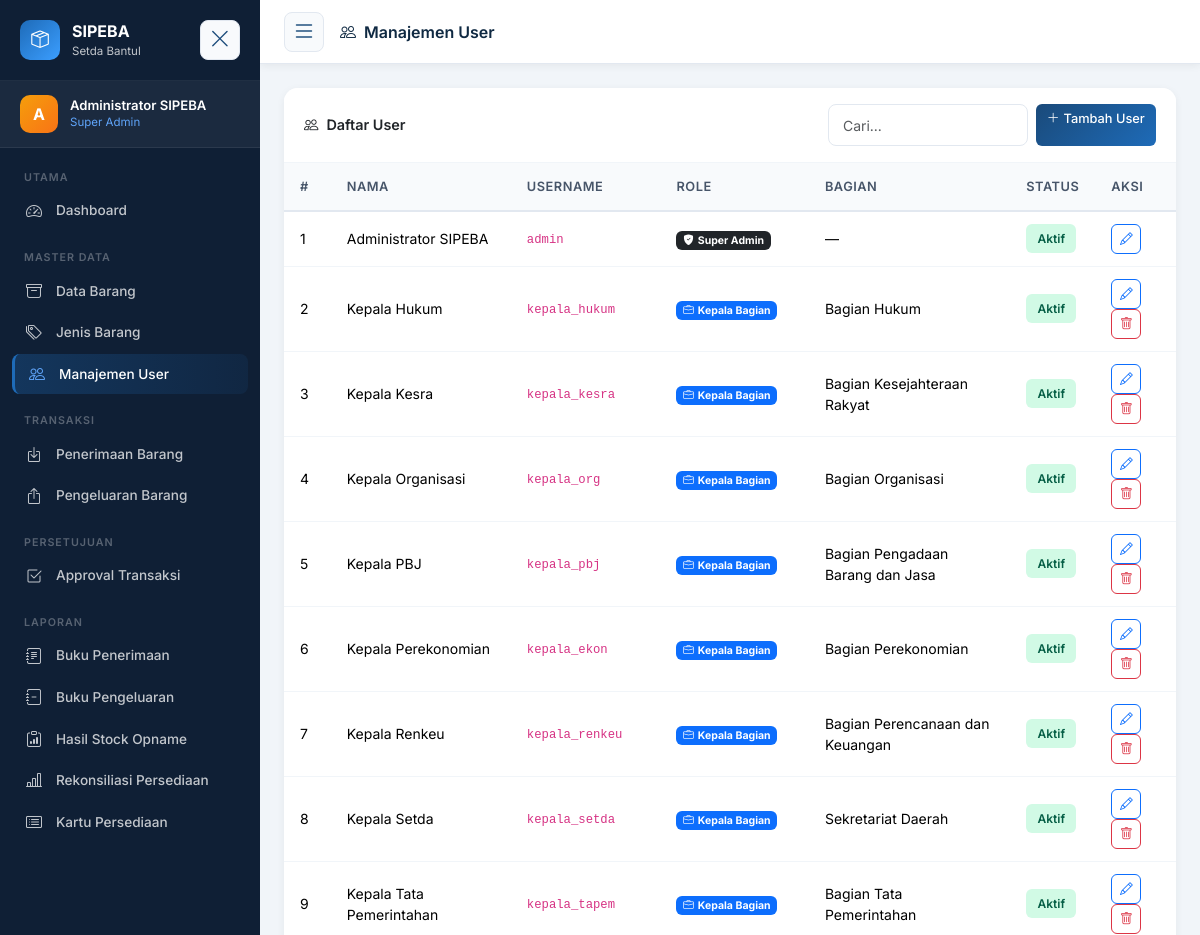
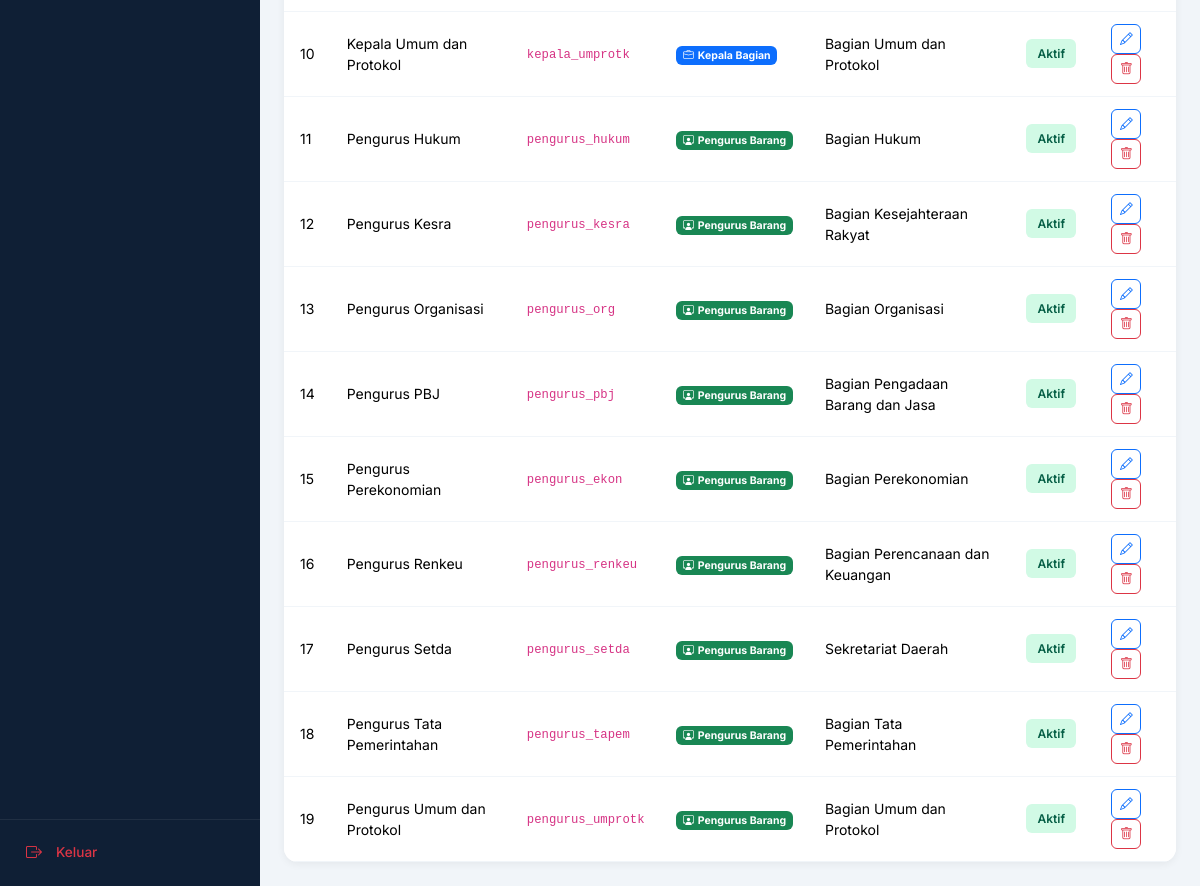
/master_data/users/index.php (signed in), run on an earlier commit of the app's database (2 pictures, top to bottom).
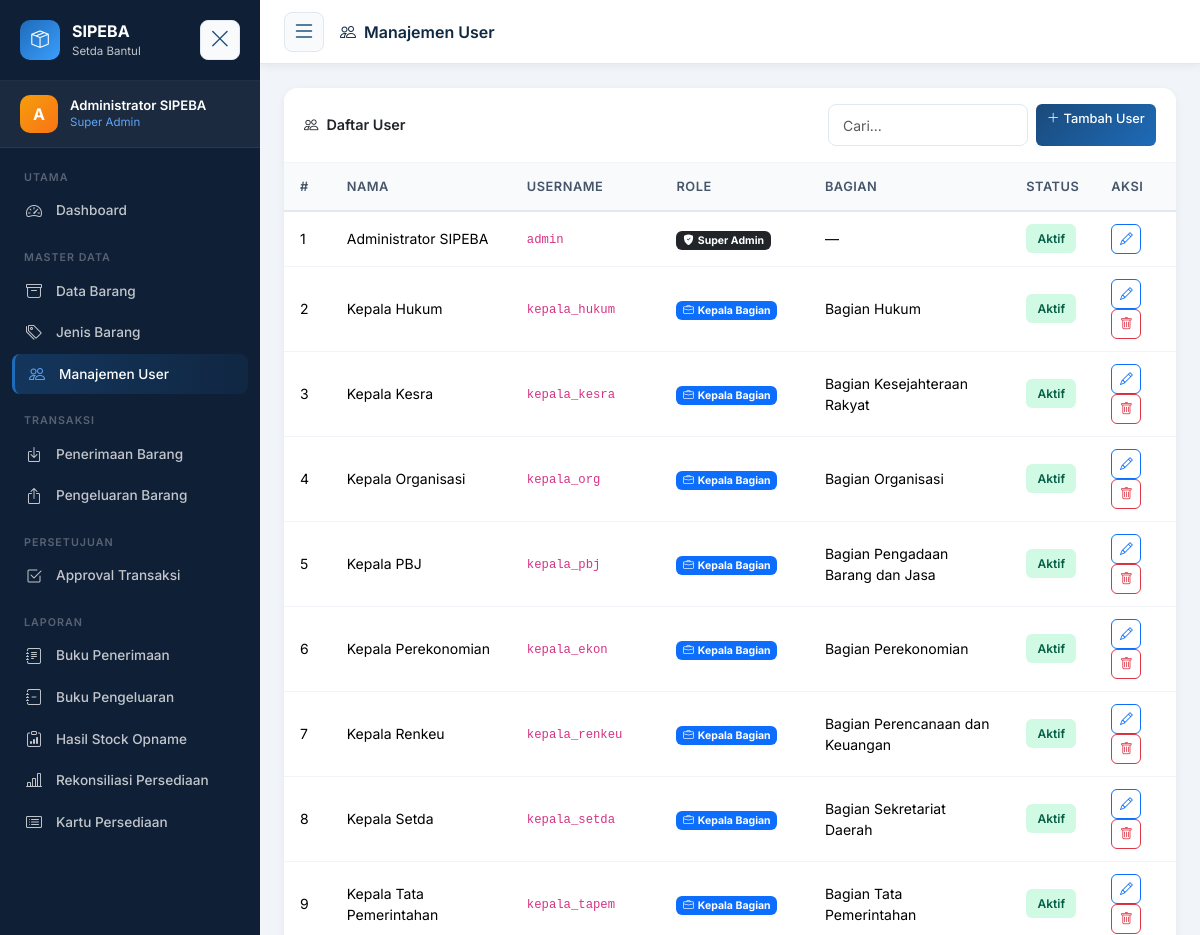
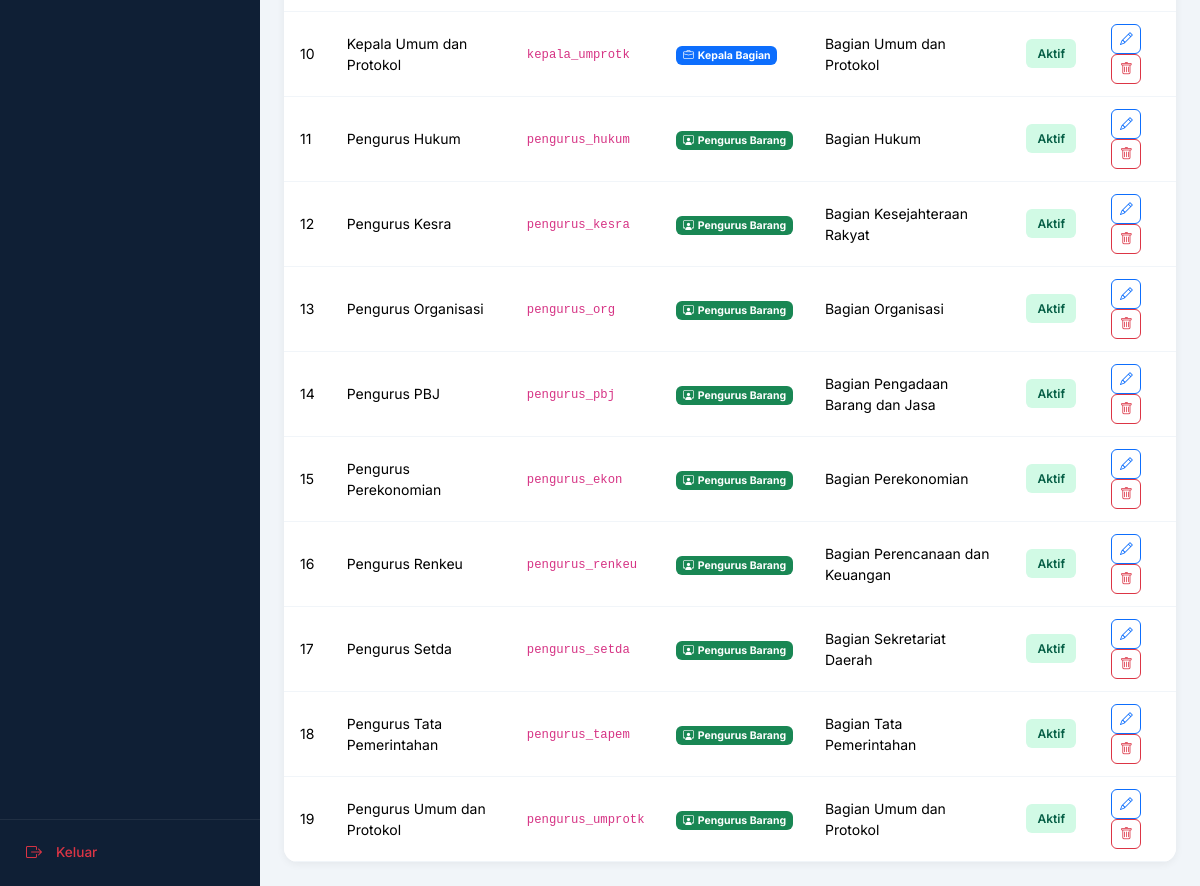
And on a later commit of the database (2 pictures, top to bottom).
### tables this page shows
CREATE TABLE `users` (
  `id` int(10) UNSIGNED NOT NULL,
  `nama` varchar(100) NOT NULL,
  `username` varchar(50) NOT NULL,
  `password` varchar(255) NOT NULL,
  `role` enum('superadmin','kepala','pengurus') NOT NULL,
  `id_bagian` int(10) UNSIGNED DEFAULT NULL,
  `is_active` tinyint(1) DEFAULT 1,
  `created_at` timestamp NOT NULL DEFAULT current_timestamp()
);

CREATE TABLE `bagian` (
  `id` int(10) UNSIGNED NOT NULL,
  `kode` varchar(10) NOT NULL,
  `nama` varchar(100) NOT NULL,
  `created_at` timestamp NOT NULL DEFAULT current_timestamp()
);

### config/auth.php (called while the page is built, shortened)
<?php
function getCurrentUser(): array {
    return $_SESSION['user'] ?? [];
}
function getUserRole(): string {
    return $_SESSION['user']['role'] ?? '';
}
function getUserId(): int {
    return (int)($_SESSION['user_id'] ?? 0);
}

### master_data/users/index.php (the view, shortened to what this page needs)
<?php
require_once __DIR__ . '/../../config/bootstrap.php';
$users = $conn->query("
    SELECT u.*, b.nama AS nama_bagian
    FROM users u LEFT JOIN bagian b ON u.id_bagian=b.id
    ORDER BY u.role, u.nama
");
include BASE_PATH . '/includes/header.php';
include BASE_PATH . '/includes/sidebar.php';
?>
<div class="main-content">
  <div class="topbar">
    <button class="sidebar-toggle-btn me-3" id="mainSidebarToggle"><i class="bi bi-list fs-4"></i></button>
    <div class="topbar-title"><i class="bi bi-people me-2"></i>Manajemen User</div>
  </div>
  <div class="page-content">
    <div class="card">
      <div class="card-header d-flex align-items-center justify-content-between">
        <span><i class="bi bi-people me-2"></i>Daftar User</span>
        <div class="d-flex gap-2">
          <input type="text" class="form-control form-control-sm" style="width:200px" data-table-search="userTable" placeholder="Cari...">
          <a href="create.php" class="btn btn-primary btn-sm"><i class="bi bi-plus-lg me-1"></i>Tambah User</a>
        </div>
      </div>
      <div class="table-wrapper">
        <table class="table" id="userTable">
          <thead><tr><th>#</th><th>Nama</th><th>Username</th><th>Role</th><th>Bagian</th><th>Status</th><th>Aksi</th></tr></thead>
          <tbody>
            <?php $no=1; while($u=$users->fetch_assoc()): ?>
            <tr>
              <td><?=$no++?></td>
              <td><?=htmlspecialchars($u['nama'])?></td>
              <td><code><?=htmlspecialchars($u['username'])?></code></td>
              <td>
                <?php
                $rc=['superadmin'=>['bg-dark','bi-shield-fill-check'],'kepala'=>['bg-primary','bi-briefcase'],'pengurus'=>['bg-success','bi-person-workspace']];
                $rl=['superadmin'=>'Super Admin','kepala'=>'Kepala Bagian','pengurus'=>'Pengurus Barang'];
                [$rbg,$ric]=$rc[$u['role']]??['bg-secondary','bi-person'];
                ?>
                <span class="badge <?=$rbg?>"><i class="bi <?=$ric?> me-1"></i><?=$rl[$u['role']]??$u['role']?></span>
              </td>
              <td><?=htmlspecialchars($u['nama_bagian']??'—')?></td>
              <td><span class="badge-sipeba <?=$u['is_active']?'badge-approved':'badge-rejected'?>"><?=$u['is_active']?'Aktif':'Non-Aktif'?></span></td>
              <td>
                <a href="edit.php?id=<?=$u['id']?>" class="btn btn-sm btn-outline-primary btn-icon" data-bs-toggle="tooltip" title="Edit"><i class="bi bi-pencil"></i></a>
                <?php if($u['id']!==getUserId()&&$u['role']!=='superadmin'): ?>
                <form method="POST" class="d-inline">
                  <button type="submit" class="btn btn-sm btn-outline-danger btn-icon" data-confirm="Hapus user <?=htmlspecialchars($u['nama'])?>?" data-bs-toggle="tooltip" title="Hapus"><i class="bi bi-trash"></i></button>
                </form>
                <?php endif; ?>
              </td>
            </tr>
            <?php endwhile; ?>
          </tbody>
        </table>
      </div>
    </div>
  </div>
</div>
<?php include BASE_PATH . '/includes/footer.php'; ?>

### includes/header.php (shortened to what this page needs)
<!DOCTYPE html>
<html lang="id">
<head>
  <link href="https://cdn.jsdelivr.net/npm/bootstrap@5.3.2/dist/css/bootstrap.min.css" rel="stylesheet">
  <link href="https://cdn.jsdelivr.net/npm/bootstrap-icons@1.11.3/font/bootstrap-icons.css" rel="stylesheet">
  <link href="<?= BASE_URL ?>/assets/css/style.css" rel="stylesheet">
</head>
<body>
<div class="wrapper">

### includes/sidebar.php (shortened to what this page needs)
<?php
$user = getCurrentUser();
$role = getUserRole();
$curPath = $_SERVER['PHP_SELF'];
function isActive(string $path): string
{
  global $curPath;
  return (strpos($curPath, $path) !== false) ? 'active' : '';
}
?>
<nav id="sidebar" class="sidebar">
  <div class="sidebar-brand">
    <div class="brand-icon"><i class="bi bi-box-seam"></i></div>
    <div class="brand-text">
      <span class="brand-name">SIPEBA</span>
      <span class="brand-sub">Setda Bantul</span>
    </div>
    <button class="sidebar-toggle-btn ms-auto" id="sidebarToggleBtn">
      <i class="bi bi-x-lg"></i>
    </button>
  </div>
  <div class="sidebar-user">
    <div class="user-avatar">
      <?= strtoupper(substr($user['nama'] ?? 'U', 0, 1)) ?>
    </div>
    <div class="user-info">
      <div class="user-name"><?= htmlspecialchars($user['nama'] ?? '') ?></div>
      <div class="user-role">
        <?php
        $roleLabel = ['superadmin' => 'Super Admin', 'kepala' => 'Kepala Bagian', 'pengurus' => 'Pengurus Barang'];
        echo $roleLabel[$role] ?? $role;
        ?>
      </div>
    </div>
  </div>
  <div class="sidebar-menu">
    <div class="menu-group">
      <span class="menu-label">Utama</span>
      <a href="<?= BASE_URL ?>/dashboard.php"
        class="menu-item <?= isActive('/dashboard.php') ?>">
        <i class="bi bi-speedometer2"></i><span>Dashboard</span>
      </a>
    </div>
    <div class="menu-group">
      <span class="menu-label">Master Data</span>
      <a href="<?= BASE_URL ?>/master_data/barang/index.php" class="menu-item <?= isActive('/barang/') ?>">
        <i class="bi bi-archive"></i><span>Data Barang</span>
      </a>
      <a href="<?= BASE_URL ?>/master_data/jenis_barang/index.php" class="menu-item <?= isActive('/jenis_barang/') ?>">
        <i class="bi bi-tags"></i><span>Jenis Barang</span>
      </a>
      <?php if ($role === 'superadmin'): ?>
        <a href="<?= BASE_URL ?>/master_data/users/index.php" class="menu-item <?= isActive('/users/') ?>">
          <i class="bi bi-people"></i><span>Manajemen User</span>
        </a>
      <?php endif; ?>
    </div>
    <?php if (in_array($role, ['kepala', 'pengurus', 'superadmin'])): ?>
      <div class="menu-group">
        <span class="menu-label">Transaksi</span>
        <a href="<?= BASE_URL ?>/transaksi/penerimaan/index.php" class="menu-item <?= isActive('/penerimaan/') ?>">
          <i class="bi bi-box-arrow-in-down"></i><span>Penerimaan Barang</span>
        </a>
        <a href="<?= BASE_URL ?>/transaksi/pengurangan/index.php" class="menu-item <?= isActive('/pengurangan/') ?>">
          <i class="bi bi-box-arrow-up"></i><span>Pengeluaran Barang</span>
        </a>
      </div>
    <?php endif; ?>
    <?php if (in_array($role, ['kepala', 'superadmin'])): ?>
      <div class="menu-group">
        <span class="menu-label">Persetujuan</span>
        <a href="<?= BASE_URL ?>/persetujuan/transaksi/index.php" class="menu-item <?= isActive('/persetujuan/transaksi/') ?>">
          <i class="bi bi-check2-square"></i><span>Approval Transaksi</span>
        </a>
      </div>
    <?php endif; ?>
    <div class="menu-group">
      <span class="menu-label">Laporan</span>
      <a href="<?= BASE_URL ?>/laporan/buku_penerimaan.php" class="menu-item <?= isActive('/buku_penerimaan') ?>">
        <i class="bi bi-journal-text"></i><span>Buku Penerimaan</span>
      </a>
      <a href="<?= BASE_URL ?>/laporan/buku_pengeluaran.php" class="menu-item <?= isActive('/buku_pengeluaran') ?>">
        <i class="bi bi-journal-minus"></i><span>Buku Pengeluaran</span>
      </a>
      <a href="<?= BASE_URL ?>/laporan/stock_opname.php" class="menu-item <?= isActive('/laporan/stock_opname') ?>">
        <i class="bi bi-clipboard-data"></i><span>Hasil Stock Opname</span>
      </a>
      <a href="<?= BASE_URL ?>/laporan/rekonsiliasi.php" class="menu-item <?= isActive('/rekonsiliasi') ?>">
        <i class="bi bi-bar-chart-line"></i><span>Rekonsiliasi Persediaan</span>
      </a>
      <a href="<?= BASE_URL ?>/laporan/kartu_persediaan.php" class="menu-item <?= isActive('/kartu_persediaan') ?>">
        <i class="bi bi-card-list"></i><span>Kartu Persediaan</span>
      </a>
    </div>
  </div>
  <div class="sidebar-footer">
    <a href="<?= BASE_URL ?>/auth/logout.php" class="menu-item text-danger" onclick="return confirm('Yakin ingin keluar?')">
      <i class="bi bi-box-arrow-right"></i><span>Keluar</span>
    </a>
  </div>
</nav>

### includes/footer.php (shortened to what this page needs)
  </div>
</body>
</html>

What changed in the data, as far as the page shows it:
changed users "Kepala Setda": id_bagian.nama "Sekretariat Daerah" → "Bagian Sekretariat Daerah"
changed users "Pengurus Setda": id_bagian.nama "Sekretariat Daerah" → "Bagian Sekretariat Daerah"
